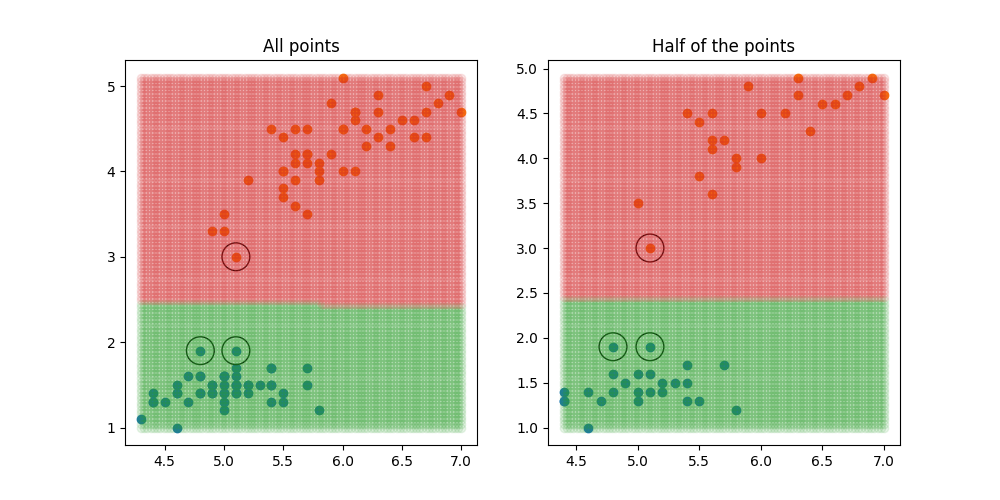

Source code (Python):
import matplotlib.pyplot as plt
import numpy as np
import pandas as pd
import seaborn as sns

from sklearn.svm import SVC

fig, ax = plt.subplots(1, 2, figsize=(10, 5))

iris = sns.load_dataset("iris")

data = iris[["sepal_length", "petal_length", "species"]]
data_df = data[(data["species"] == "setosa") | (data["species"] == "versicolor")]

X = data_df[["sepal_length", "petal_length"]]
Y = data_df[["species"]]

data_df_setosa = data_df[data_df["species"] == "setosa"]
data_df_versicolor = data_df[data_df["species"] == "versicolor"]

ax[0].scatter(data_df_setosa["sepal_length"], data_df_setosa["petal_length"])
ax[0].scatter(data_df_versicolor["sepal_length"], data_df_versicolor["petal_length"])

model1 = SVC(kernel="linear", C=10000)
model1.fit(X, Y)

ax[0].scatter(model1.support_vectors_[:, 0], model1.support_vectors_[:, 1],
              s=400,
              facecolors="none",
              edgecolor="k")

x1_p = np.linspace(min(data_df["sepal_length"]), max(data_df["sepal_length"]), 100)
x2_p = np.linspace(min(data_df["petal_length"]), max(data_df["petal_length"]), 100)

X1_p, X2_p = np.meshgrid(x1_p, x2_p)

X_p = pd.DataFrame(
    np.vstack([X1_p.ravel(), X2_p.ravel()]).T,
    columns=["sepal_length", "petal_length"],
)

Y_p = model1.predict(X_p)
X_p["species"] = Y_p

X_p_setosa = X_p[X_p["species"] == "setosa"]
X_p_versicolor = X_p[X_p["species"] == "versicolor"]

ax[0].scatter(X_p_setosa["sepal_length"], X_p_setosa["petal_length"], alpha=0.1)
ax[0].scatter(X_p_versicolor["sepal_length"], X_p_versicolor["petal_length"], alpha=0.1)
# ------------------------------------------------------------
def check_support_vectors(values, vectors):
    for i in vectors:
        if (values[0] == i[0] and values[1] == i[1]):
            return True
    return False

data_df_cropped = data_df.copy()
del_indexes = []
for i in range(1, data_df_cropped.shape[0]):
    if (not check_support_vectors(data_df_cropped.values[i, :2], model1.support_vectors_) and i % 2):
        del_indexes.append(i)
data_df_cropped = data_df_cropped.drop(del_indexes)
# Убрали половину точек, которые не являются опорными

X_cropped = data_df_cropped[["sepal_length", "petal_length"]]
Y_cropped = data_df_cropped[["species"]]

data_df_setosa_cropped = data_df_cropped[data_df_cropped["species"] == "setosa"]
data_df_versicolor_cropped = data_df_cropped[data_df_cropped["species"] == "versicolor"]

ax[1].scatter(data_df_setosa_cropped["sepal_length"], data_df_setosa_cropped["petal_length"])
ax[1].scatter(data_df_versicolor_cropped["sepal_length"], data_df_versicolor_cropped["petal_length"])

model2 = SVC(kernel="linear", C=10000)
model2.fit(X_cropped, Y_cropped)

ax[1].scatter(model2.support_vectors_[:, 0], model2.support_vectors_[:, 1],
              s=400,
              facecolors="none",
              edgecolor="k")

x1_p = np.linspace(min(data_df_cropped["sepal_length"]), max(data_df_cropped["sepal_length"]), 100)
x2_p = np.linspace(min(data_df_cropped["petal_length"]), max(data_df_cropped["petal_length"]), 100)

X1_p_cropped, X2_p_cropped = np.meshgrid(x1_p, x2_p)

X_p_cropped = pd.DataFrame(
    np.vstack([X1_p_cropped.ravel(), X2_p_cropped.ravel()]).T,
    columns=["sepal_length", "petal_length"],
)

Y_p_cropped = model1.predict(X_p_cropped)
X_p_cropped["species"] = Y_p_cropped

X_p_setosa_cropped = X_p_cropped[X_p_cropped["species"] == "setosa"]
X_p_versicolor_cropped = X_p_cropped[X_p_cropped["species"] == "versicolor"]

ax[1].scatter(X_p_setosa_cropped["sepal_length"], X_p_setosa_cropped["petal_length"], alpha=0.1)
ax[1].scatter(X_p_versicolor_cropped["sepal_length"], X_p_versicolor_cropped["petal_length"], alpha=0.1)

ax[0].set(title="All points")
ax[1].set(title="Half of the points")

plt.savefig("3_5_homework.png")

plt.show()